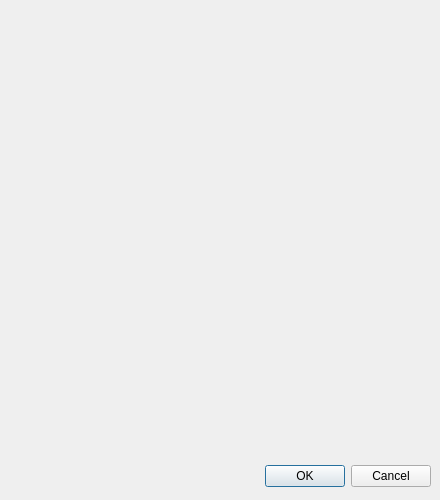
<?xml version="1.0" encoding="UTF-8"?>
<ui version="4.0">
 <class>FileDetail</class>
 <widget class="QDialog" name="FileDetail">
  <property name="geometry">
   <rect>
    <x>0</x>
    <y>0</y>
    <width>440</width>
    <height>500</height>
   </rect>
  </property>
  <property name="windowTitle">
   <string>Dialog</string>
  </property>
  <widget class="QDialogButtonBox" name="buttonBox">
   <property name="geometry">
    <rect>
     <x>-30</x>
     <y>461</y>
     <width>461</width>
     <height>31</height>
    </rect>
   </property>
   <property name="orientation">
    <enum>Qt::Horizontal</enum>
   </property>
   <property name="standardButtons">
    <set>QDialogButtonBox::Cancel|QDialogButtonBox::Ok</set>
   </property>
  </widget>
 </widget>
 <resources/>
 <connections>
  <connection>
   <sender>buttonBox</sender>
   <signal>accepted()</signal>
   <receiver>FileDetail</receiver>
   <slot>accept()</slot>
   <hints>
    <hint type="sourcelabel">
     <x>248</x>
     <y>254</y>
    </hint>
    <hint type="destinationlabel">
     <x>157</x>
     <y>274</y>
    </hint>
   </hints>
  </connection>
  <connection>
   <sender>buttonBox</sender>
   <signal>rejected()</signal>
   <receiver>FileDetail</receiver>
   <slot>reject()</slot>
   <hints>
    <hint type="sourcelabel">
     <x>316</x>
     <y>260</y>
    </hint>
    <hint type="destinationlabel">
     <x>286</x>
     <y>274</y>
    </hint>
   </hints>
  </connection>
 </connections>
</ui>
